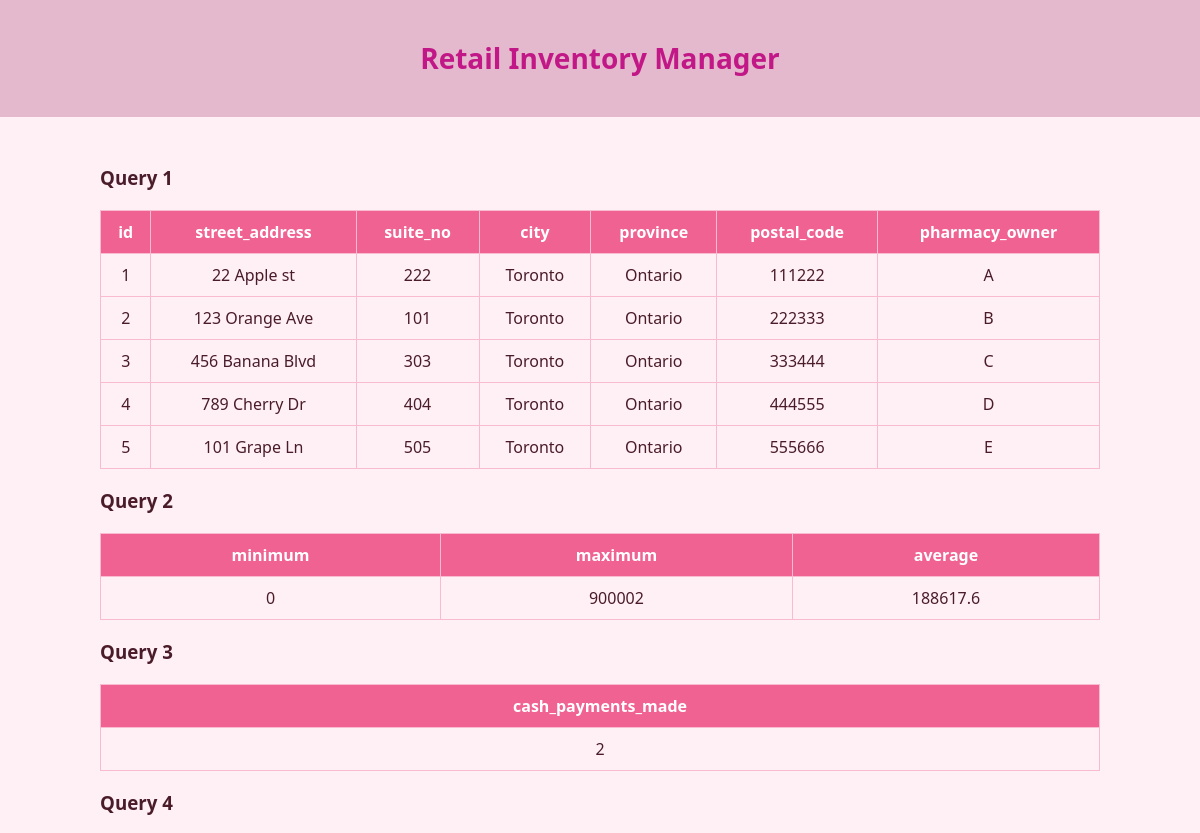
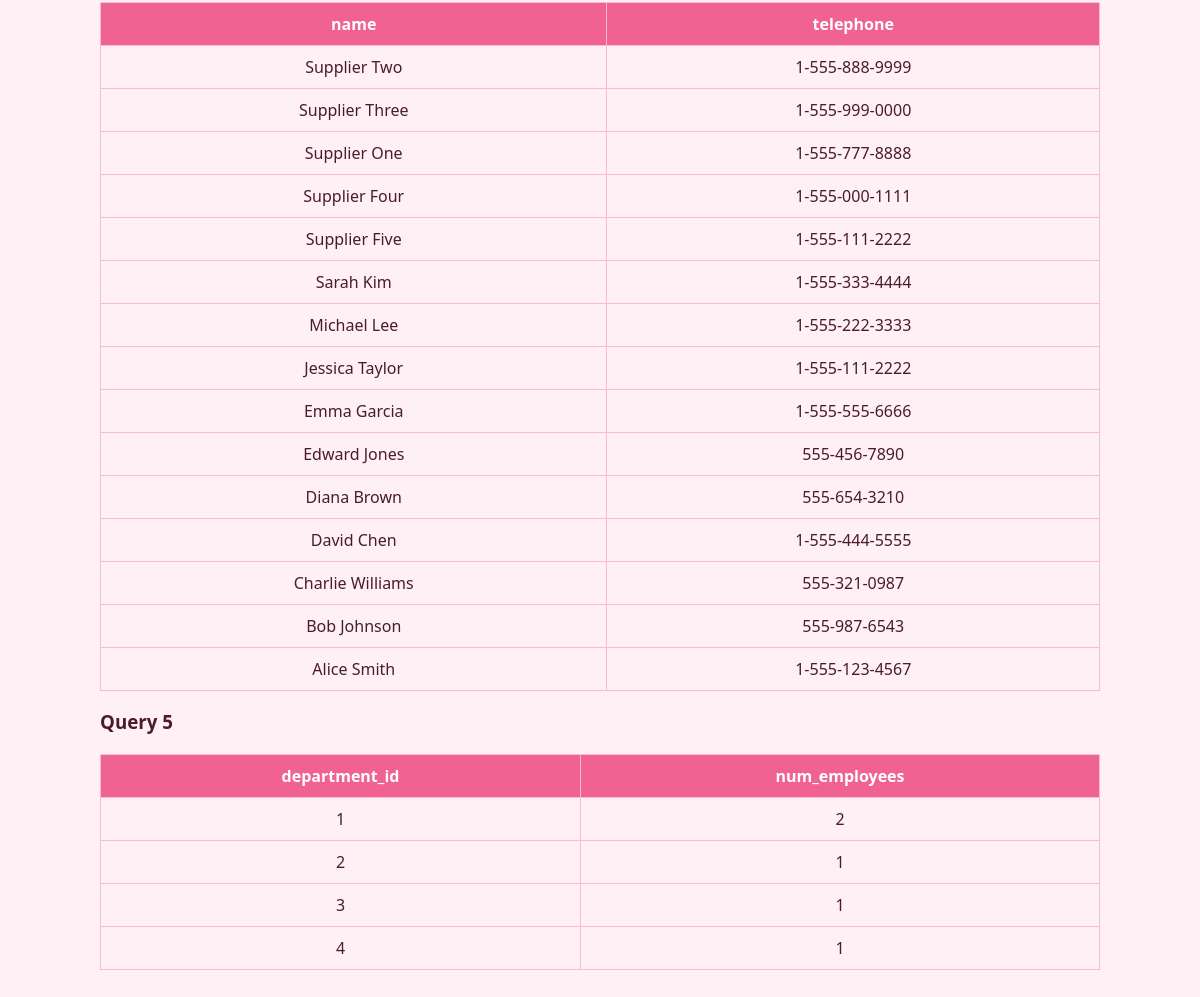
Page /q on the committed database (2 pictures, top to bottom).
### models.py (models this page shows, shortened)
class locations(db.Model):
	__tablename__ = 'locations'
	id = db.Column(db.Integer, primary_key=True, autoincrement=True)
	street_address = db.Column(db.String(255), default='street', nullable= False)
	suite_no = db.Column(db.Integer, default= 0, nullable= False)
	city = db.Column(db.String(100), default= 'city', nullable= False)
	province = db.Column(db.String(100), default= 'province', nullable= False)
	postal_code = db.Column(db.String(6), default= 'A1A2C3', nullable= False)
	pharmacy_owner = db.Column(db.String(100), default= 'owner', nullable= False)

class employees(db.Model):
	__tablename__ = 'employees'
	id = db.Column(db.Integer, default= 0, primary_key=True)
	first_name = db.Column(db.String(100), default= 'name', nullable= False)
	last_name = db.Column(db.String(100), default= 'name', nullable= False)
	telephone = db.Column(db.String(15), default= '1-555-555-5555', nullable= False)
	employee_password = db.Column(db.String(60), default='0', nullable=False)
	department_id = db.Column(db.Integer, db.ForeignKey('departments.id', ondelete='SET NULL'))
	location_id = db.Column(db.Integer, db.ForeignKey('locations.id', ondelete='SET NULL'))
	supervisor_id = db.Column(db.Integer, db.ForeignKey('employees.id', ondelete='SET NULL'), nullable=True)
	payroll_id = db.Column(db.Integer, default= 0, unique=True, nullable=False)

### routes.py (the view)
    @app.route('/q')
    def query_db():
        column_names_list, results_list = execute_sql_from_file('./querys.sql')
        queries_data = zip(column_names_list, results_list)
        return render_template('queries.html', queries_data=queries_data)

### templates/queries.html (shortened to what this page needs)
{% extends "base.html" %}
{% block content %}
    {% if queries_data %}
        {% for column_names, results in queries_data %}
            <h3>Query {{ loop.index }}</h3>
            <table>
                <thead>
                    <tr>
                        {% for column in column_names %}
                            <th>{{ column }}</th>
                        {% endfor %}
                    </tr>
                </thead>
                <tbody>
                    {% for row in results %}
                        <tr>
                            {% for item in row %}
                                <td>{{ item }}</td>
                            {% endfor %}
                        </tr>
                    {% endfor %}
                </tbody>
            </table>
        {% endfor %}
    {% else %}
        <p>No results to display.</p>
    {% endif %}
{% endblock %}

### templates/base.html (shortened to what this page needs)
<!DOCTYPE html>
<html lang="en">
<head>
</head>
<body>
    <header>
        <h1>Retail Inventory Manager</h1>
    </header>
    <main>
        {% block content %}
        {% endblock %}
    </main>
</body>
</html>

### templates/base.html (style rules this page uses)
body { font-family: 'Segoe UI', Tahoma, Geneva, Verdana, sans-serif; background-color: #fff0f5; margin: 0; padding: 0; color: #4a1c2a; }
header { background-color: #e4b8cd; color: white; padding: 20px; text-align: center; }
main { padding: 30px; max-width: 1000px; margin: auto; }
h1 { font-size: 28px; margin-bottom: 20px; color: #c21887; }
table { width: 100%; border-collapse: collapse; margin-top: 20px; }
th, td { border: 1px solid #f8bbd0; padding: 10px; text-align: center; }
th { background-color: #f06292; color: white; }

### rows in the picture
locations: row "1" "222" "A", street_address "22 Apple st", city "Toronto", province "Ontario", postal_code "111222"
locations: row "2" "101" "B", street_address "123 Orange Ave", city "Toronto", province "Ontario", postal_code "222333"
locations: row "3" "C", street_address "456 Banana Blvd", suite_no "303", city "Toronto", province "Ontario", postal_code "333444"
locations: row "4" "D", street_address "789 Cherry Dr", suite_no "404", city "Toronto", province "Ontario", postal_code "444555"
locations: row "5" "E", street_address "101 Grape Ln", suite_no "505", city "Toronto", province "Ontario", postal_code "555666"
employees: row "Edward Jones", telephone "555-456-7890"
employees: row "Diana Brown", telephone "555-654-3210"
employees: row "Charlie Williams", telephone "555-321-0987"
employees: row "Bob Johnson", telephone "555-987-6543"
employees: row "Alice Smith", telephone "1-555-123-4567"

### other values in the picture
{{ column }} "id" "street_address" "suite_no" "city" "province" "postal_code" "pharmacy_owner" "minimum" "maximum" "average" "cash_payments_made" "name" "telephone" "department_id" "num_employees"
{{ item }} "0" "900002" "188617.6" "2" "Supplier Two" "1-555-888-9999" "Supplier Three" "1-555-999-0000" "Supplier One" "1-555-777-8888" "Supplier Four" "1-555-000-1111" "Supplier Five" "1-555-111-2222" "Sarah Kim" "1-555-333-4444" "Michael Lee" "1-555-222-3333" "Jessica Taylor" "1-555-111-2222" "Emma Garcia" "1-555-555-6666" "David Chen" "1-555-444-5555" "1" "2" "2" "1" "3" "1" "4" "1"
